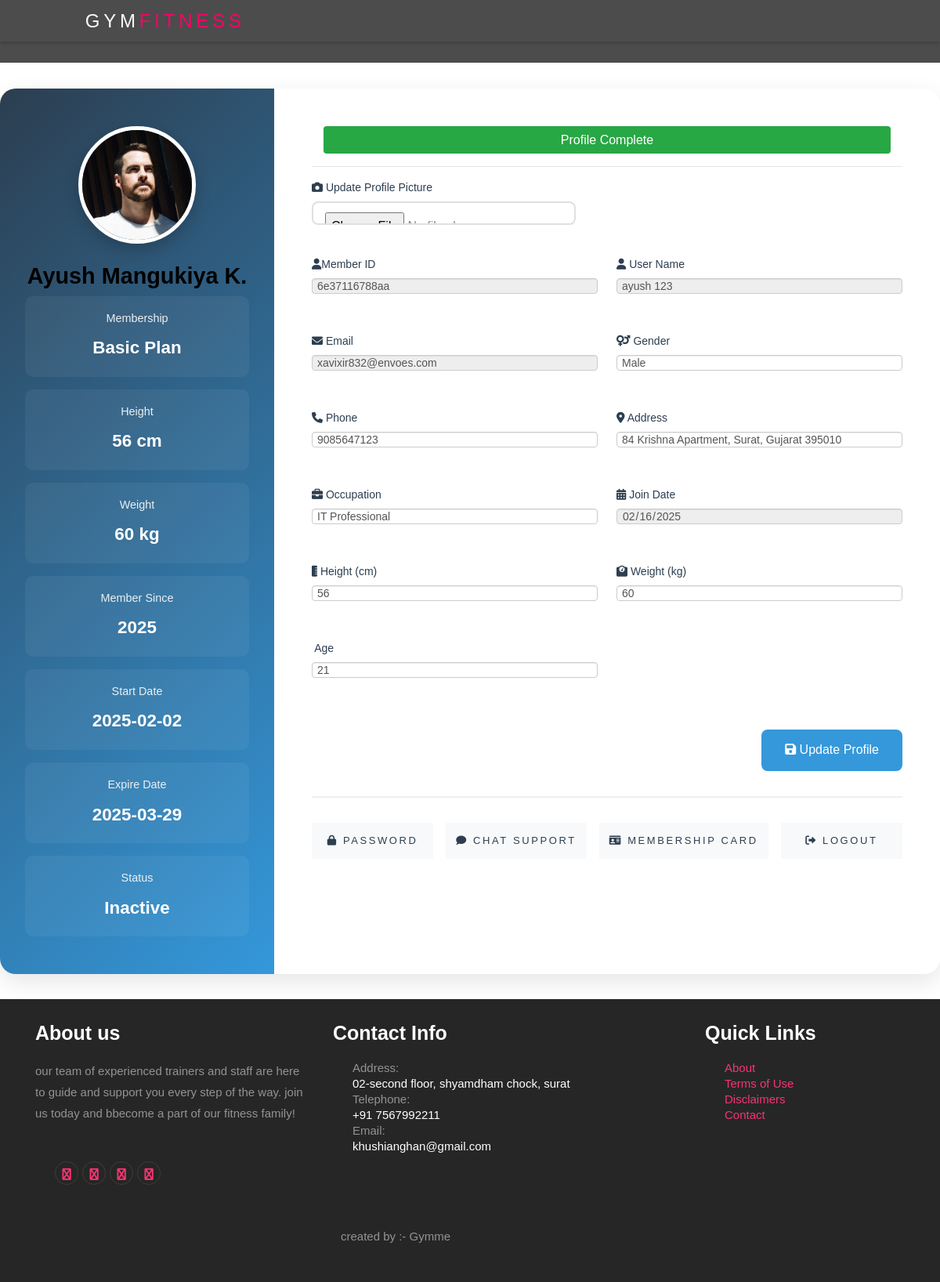
Page /users/profile.php (signed in) on the committed database.
### tables this page shows
CREATE TABLE `users` (
  `id` int(11) NOT NULL,
  `member_id` varchar(100) DEFAULT NULL,
  `full_name` varchar(50) NOT NULL,
  `name` varchar(255) NOT NULL,
  `email` varchar(255) NOT NULL,
  `mobile` varchar(50) NOT NULL,
  `password` varchar(255) NOT NULL,
  `gender` varchar(10) NOT NULL,
  `address` varchar(100) NOT NULL,
  `image` varchar(100) NOT NULL,
  `Height` int(20) NOT NULL,
  `Weight` int(20) NOT NULL,
  `Age` int(20) NOT NULL,
  `current_plan_id` int(11) DEFAULT NULL,
  `occupation` varchar(100) NOT NULL,
  `trainer_id` int(50) NOT NULL,
  `batch` varchar(50) NOT NULL,
  `payment_status` int(11) NOT NULL DEFAULT 0,
  `plan_status` int(11) NOT NULL DEFAULT 0,
  `remainder` int(11) NOT NULL DEFAULT 0,
  `join_date` date DEFAULT curdate(),
  `code` text NOT NULL,
  `code_status` tinyint(2) NOT NULL DEFAULT 0 COMMENT '0=no,1=yes',
  `createtime` timestamp NOT NULL DEFAULT current_timestamp() ON UPDATE current_timestamp(),
  `role` varchar(50) NOT NULL DEFAULT 'normal_user'
);

CREATE TABLE `member_plans` (
  `id` int(11) NOT NULL,
  `member_id` varchar(100) NOT NULL,
  `plan_id` int(11) NOT NULL,
  `start_date` date NOT NULL,
  `end_date` date NOT NULL,
  `status` int(11) DEFAULT 0,
  `payment_id` int(11) NOT NULL,
  `created_at` timestamp NOT NULL DEFAULT current_timestamp()
);

CREATE TABLE `membership_plans` (
  `id` int(11) NOT NULL,
  `plan_name` varchar(100) NOT NULL,
  `type` varchar(100) NOT NULL,
  `duration` int(11) NOT NULL COMMENT 'Duration in days',
  `price` decimal(10,2) NOT NULL,
  `image` varchar(100) NOT NULL,
  `features` text NOT NULL,
  `created_at` timestamp NOT NULL DEFAULT current_timestamp()
);

### users/profile.php (the view, shortened to what this page needs)
<?php
$con = mysqli_connect("localhost", "root", "", "gymnsb");
$user_id = $_SESSION['auth_user']['user_id'];
$sql = "SELECT * FROM users WHERE id = '$user_id' AND role='member_user'";
$result = $con->query($sql);
$user = $result->fetch_assoc();
$member_id = $user['member_id'];
$membership_query = "SELECT mp.*, p.plan_name as plan_name FROM member_plans mp JOIN membership_plans p ON mp.plan_id = p.id WHERE mp.member_id = '$member_id'";
$membership_result = $con->query($membership_query);
$membership = $membership_result->fetch_assoc();
?>
<!doctype html>
<html lang="en">
<head>
    <link rel="stylesheet" href="//cdn.jsdelivr.net/npm/alertifyjs@1.14.0/build/css/alertify.min.css" />
    <link rel="stylesheet" href="//cdn.jsdelivr.net/npm/alertifyjs@1.14.0/build/css/themes/bootstrap.min.css" />
    <link rel="stylesheet" href="https://cdnjs.cloudflare.com/ajax/libs/font-awesome/6.7.2/css/all.min.css" />
    <link rel="stylesheet" href="../css/bootstrap.css">
    <link rel="stylesheet" href="../css/animate.css">
    <link rel="stylesheet" href="../css/owl.carousel.min.css">
    <link rel="stylesheet" href="../css/magnific-popup.css">
    <link rel="stylesheet" href="../fonts/ionicons/css/ionicons.min.css">
    <link rel="stylesheet" href="../fonts/fontawesome/css/font-awesome.min.css">
    <link rel="stylesheet" href="../css/style.css">
</head>
<link rel="stylesheet" href="https://cdnjs.cloudflare.com/ajax/libs/font-awesome/6.0.0/css/all.min.css">
<link rel="stylesheet" href="css/profile.css">
<body>
    <?php include "../include/nav.php" ?>
    <br>
    <br>
    <br>
    <div class="profile-container">
        <div class="profile-sidebar">
            <img src="../admin/uploads/profiles/<?= $user['image'] ?>"
                alt="Profile Picture"
                class="profile-picture">
            <h2 class="user-name"><?= htmlspecialchars($user['full_name']) ?? $user['name'] ?></h2>
            <div class="stats-container">
                <div class="stat-item">
                    <div class="stat-label">Membership</div>
                    <div class="stat-value"><?= $membership['plan_name'] ?? '--' ?></div>
                </div>
                <div class="stat-item">
                    <div class="stat-label">Height</div>
                    <div class="stat-value"><?= $user['Height'] ?? '--' ?> cm</div>
                </div>
                <div class="stat-item">
                    <div class="stat-label">Weight</div>
                    <div class="stat-value"><?= $user['Weight'] ?? '--' ?> kg</div>
                </div>
                <div class="stat-item">
                    <div class="stat-label">Member Since</div>
                    <div class="stat-value"><?= date('Y', strtotime($user['join_date'])) ?? '--' ?></div>
                </div>
                <div class="stat-item">
                    <div class="stat-label">Start Date</div>
                    <div class="stat-value"><?= $membership['start_date'] ?? '--' ?></div>
                </div>
                <div class="stat-item">
                    <div class="stat-label">Expire Date</div>
                    <div class="stat-value"><?= $membership['end_date'] ?? '--' ?></div>
                </div>
                <div class="stat-item">
                    <div class="stat-label">Status</div>
                    <div class="stat-value"><?= $membership['status'] == '1' ? 'Active' : 'Inactive' ?? '--' ?></div>
                </div>
            </div>
        </div>
        <div class="profile-content">
            <div class="col-md-12" style='text-align: center;'>
                <?php
                if ($user['Height'] == 0 || $user['Weight'] == 0 || $user['Age'] == 0) {
                    echo " <p class='bg-danger text-white p-2 rounded'>Please Complete Your Profile</p>";
                } else {
                    echo "<h6 class='bg-success text-white p-2 rounded'>Profile Complete</h6>";
                }
                ?>
            </div>
            <hr>
            <form method="POST" enctype="multipart/form-data" class="profile-form">
                <div class="form-group full-width">
                    <strong> <label for="profile_pic"><i class="fas fa-camera"></i> Update Profile Picture</label></strong>
                    <input type="file" id="profile_pic" name="profile_pic" accept="image/*">
                </div>
                <div class="form-group">
                    <strong><label for="name"><i class="fas fa-user"></i>Member ID</label></strong>
                    <input type="text" id="member_id" name="member_id" value="<?= $user['member_id'] ?>" readonly>
                </div>
                <div class="form-group">
                    <strong><label for="name"><i class="fas fa-user"></i> User Name</label></strong>
                    <input type="text" value="<?= htmlspecialchars($user['name']) ?>" readonly>
                </div>
                <div class="form-group">
                    <strong><label for="email"><i class="fas fa-envelope"></i> Email</label></strong>
                    <input type="email" value="<?= htmlspecialchars($user['email']) ?>" readonly>
                </div>
                <div class="form-group">
                    <strong><label for="gender"><i class="fas fa-venus-mars"></i> Gender</label></strong>
                    <input type="text" id="gender" name="gender" value="<?= htmlspecialchars($user['gender']) ?>">
                </div>
                <div class="form-group">
                    <strong><label for="phone"><i class="fas fa-phone"></i> Phone</label></strong>
                    <input type="tel" id="phone" name="phone" value="<?= htmlspecialchars($user['mobile']) ?>">
                </div>
                <div class="form-group">
                    <strong><label for="address"><i class="fas fa-map-marker-alt"></i> Address </label></strong>
                    <input type="text" id="address" name="address" value="<?= htmlspecialchars($user['address']) ?>">
                </div>
                <div class="form-group">
                    <strong><label for="occupation"><i class="fas fa-briefcase"></i> Occupation</label></strong>
                    <input type="text" id="occupation" name="occupation" value="<?= htmlspecialchars($user['occupation']) ?>">
                </div>
                <div class="form-group">
                    <strong><label for="join_date"><i class="fas fa-calendar-alt"></i> Join Date</label></strong>
                    <input type="date" value="<?= htmlspecialchars($user['join_date']) ?>" readonly>
                </div>
                <?php
                if ($user['Height'] == '0' || $user['Weight'] == '0' || $user['Age'] == '0') {
                ?>
                    <div class="form-group">
                        <strong><label for="height"><i class="fas fa-ruler-vertical"></i> Height (cm)</label></strong>
                        <input type="number" id="height" name="height">
                    </div>
                    <div class="form-group">
                        <strong><label for="weight"><i class="fas fa-weight"></i> Weight (kg)</label></strong>
                        <input type="number" id="weight" name="weight">
                    </div>
                    <div class="form-group">
                        <strong><label for="age"><i class="fa-solid fa-input-numeric"></i> Age</label></strong>
                        <input type="number" id="age" name="age">
                    </div>
                <?php
                } else {
                ?>
                    <div class="form-group">
                        <strong><label for="height"><i class="fas fa-ruler-vertical"></i> Height (cm)</label></strong>
                        <input type="number" id="height" name="height" value="<?= htmlspecialchars($user['Height']) ?>">
                    </div>
                    <div class="form-group">
                        <strong><label for="weight"><i class="fas fa-weight"></i> Weight (kg)</label></strong>
                        <input type="number" id="weight" name="weight" value="<?= htmlspecialchars($user['Weight']) ?>">
                    </div>
                    <div class="form-group">
                        <strong><label for="age"><i class="fa-solid fa-input-numeric"></i> Age</label></strong>
                        <input type="number" id="age" name="age" value="<?= htmlspecialchars($user['Age']) ?>">
                    </div>
                <?php
                }
                ?>
                <div class="button-group">
                    <button type="submit" name="update_profile" class="btn-update">
                        <i class="fas fa-save"></i> Update Profile
                    </button>
                </div>
            </form>
            <div class="profile-actions">
                <a href="reser_password.php" class="btn"><i class="fas fa-lock"></i> Password</a>
                <a href="chatbot.php" class="btn"><i class="fa-solid fa-comment"></i> Chat Support</a>
                <a href="membershipcard.php?id=<?php echo $user['member_id']; ?>" target="_blank" class="btn"><i class="fas fa-id-card"></i> Membership Card</a>
                <a href="logout.php" class="btn"><i class="fas fa-sign-out-alt"></i> Logout</a>
            </div>
        </div>
    </div>
    <footer class="site-footer" role="contentinfo">
        <div class="container">
            <div class="row mb-1">
                <div class="col-md-4 mb-5">
                    <br>
                    <h3>About us</h3>
                    <p class="mb-5">our team of experienced trainers and staff are here to guide and support you every step of the way. join us today and bbecome a part of our fitness family!</p>
                    <ul class="list-unstyled footer-link d-flex footer-social">
                        <li><a href="https://x.com/" class="p-2"><span class="fa fa-twitter"></span></a></li>
                        <li><a href="https://www.facebook.com/facebook/" class="p-2"><span class="fa fa-facebook"></span></a></li>
                        <li><a href="https://www.linkedin.com/" class="p-2"><span class="fa fa-linkedin"></span></a></li>
                        <li><a href="https://www.instagram.com/" class="p-2"><span class="fa fa-instagram"></span></a></li>
                    </ul>
                </div>
                <div class="col-md-5 mb-5">
                    <br>
                    <h3>Contact Info</h3>
                    <ul class="list-unstyled footer-link">
                        <li class="d-block">
                            <span class="d-block">Address:</span>
                            <span class="text-white">02-second floor,
                                shyamdham chock, surat</span>
                        </li>
                        <li class="d-block"><span class="d-block">Telephone:</span><span class="text-white">+91 7567992211</span></li>
                        <li class="d-block"><span class="d-block">Email:</span><span class="text-white">khushianghan@gmail.com</span></li>
                    </ul>
                </div>
                <div class="col-md-3 mb-5">
                    <br>
                    <h3>Quick Links</h3>
                    <ul class="list-unstyled footer-link">
                        <li><a href="about.php">About</a></li>
                        <li><a href="#">Terms of Use</a></li>
                        <li><a href="#">Disclaimers</a></li>
                        <li><a href="contact.php">Contact</a></li>
                    </ul>
                </div>
                <div class="col-md-3">
                </div>
            </div>
            <div class="row">
                <div class="col-10 text-md-center text-left">
                    <br>
                    <br>
                    <p>created by :- Gymme</p><br>
                </div>
            </div>
        </div>
    </footer>
</body>
</html>

### css/style.css (style rules this page uses)
html { overflow-x: hidden; }
body { background: #fff; font-weight: 400; font-family: 'Poppins', sans-serif; font-size: 15px; line-height: 1.8; color: #868e96; }
a { -webkit-transition: .3s all ease; -o-transition: .3s all ease; transition: .3s all ease; text-decoration: none; }
h1, h2, h3, h4, h5 { color: #000; }
.btn, .form-control { outline: none; -webkit-box-shadow: none !important; box-shadow: none !important; border-radius: 0px !important; }
.btn { font-size: 13px; text-transform: uppercase; letter-spacing: .2em; }
body { margin: 0; font-family: Arial, sans-serif; }
.site-footer { padding: 0.1em 0; background: #262626; color: rgba(255, 255, 255, 0.5); }
.site-footer a { color: #f73471; border-bottom: 1px solid transparent; }
.site-footer h3 { font-size: 25px; margin-bottom: 20px; font-weight: bold; color: #fff; }
.site-footer .footer-link { margin-bottom: -60px; }
.footer-social a { line-height: 0; border-radius: 50%; margin: 0 5px 5px 0; border: 1px solid rgba(255, 255, 255, 0.1); width: 30px; height: 30px; text-align: center; display: inline-block; }

### users/css/profile.css (style rules this page uses)
body { font-family: 'Poppins', sans-serif; }
.profile-container { max-width: 1200px; margin: 2rem auto; background: white; border-radius: 20px; box-shadow: 0 10px 30px rgba(0, 0, 0, 0.1); display: flex; overflow: hidden; }
.profile-sidebar { width: 350px; background: linear-gradient(135deg, #2c3e50, #3498db); padding: 3rem 2rem; text-align: center; color: white; position: relative; }
.profile-picture { width: 150px; height: 150px; border-radius: 50%; border: 5px solid white; margin-bottom: 1.5rem; object-fit: cover; box-shadow: 0 8px 20px rgba(0, 0, 0, 0.2); }
.user-name { font-size: 1.8rem; margin-bottom: 0.5rem; font-weight: 600; }
.stats-container { display: grid; gap: 1rem; }
.stat-item { background: rgba(255, 255, 255, 0.05); padding: 1rem; border-radius: 10px; }
.stat-label { font-size: 0.9rem; color: #ecf0f1; margin-bottom: 0.3rem; }
.stat-value { font-size: 1.4rem; font-weight: bold; }
.profile-content { flex: 1; padding: 3rem; }
.profile-form { display: grid; grid-template-columns: repeat(2, 1fr); gap: 1.5rem; }
.form-group { margin-bottom: 1rem; }
.form-group.full-width { grid-column: span 2; }
label { display: block; margin-bottom: 0.5rem; color: #2c3e50; font-weight: 500; }
input { width: 100%; padding: 12px 15px; border: 2px solid #e0e0e0; border-radius: 8px; font-size: 1rem; transition: border-color 0.3s ease; }
.button-group { grid-column: span 2; text-align: right; margin-top: 1rem; }
.btn-update { background: #3498db; color: white; padding: 12px 30px; border: none; border-radius: 8px; font-size: 1rem; cursor: pointer; transition: background 0.3s ease; }
.profile-actions { margin-top: 2rem; border-top: 2px solid #f0f0f0; padding-top: 2rem; display: flex; gap: 1rem; }
.profile-actions a { flex: 1; text-align: center; padding: 12px; border-radius: 8px; background: #f8f9fa; color: #2c3e50; text-decoration: none; transition: all 0.3s ease; }

### rows in the picture
users: image (picture), full_name "Ayush Mangukiya K.", Height "56", Weight "60", join_date "2025", member_id "6e37116788aa", name "ayush 123", email "xavixir832@envoes.com", gender "Male", phone "9085647123", address "84 Krishna Apartment, Surat, Gujarat 395010", occupation "IT Professional", join_date "02/16/2025", height "56", weight "60", age "21"
member_plans: plan.plan_name "Basic Plan", start_date "2025-02-02", end_date "2025-03-29"
